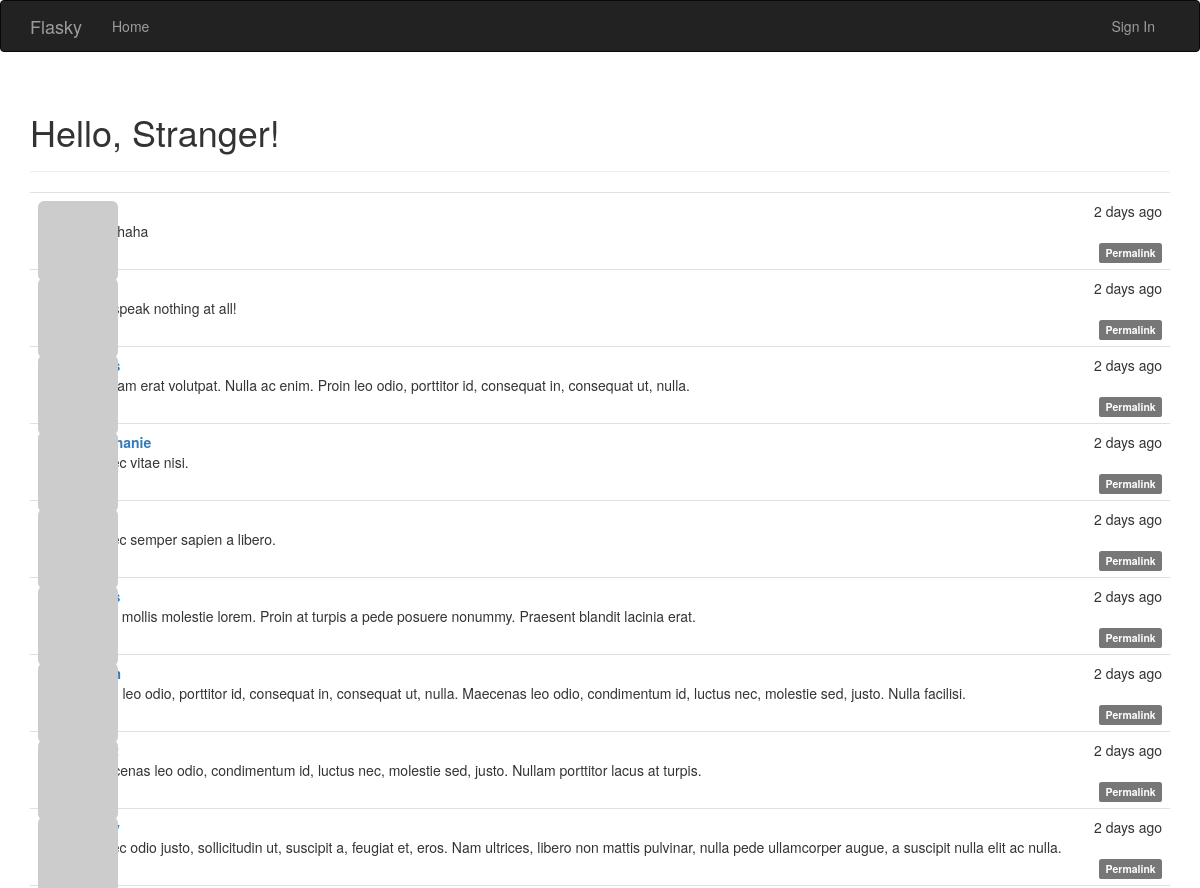
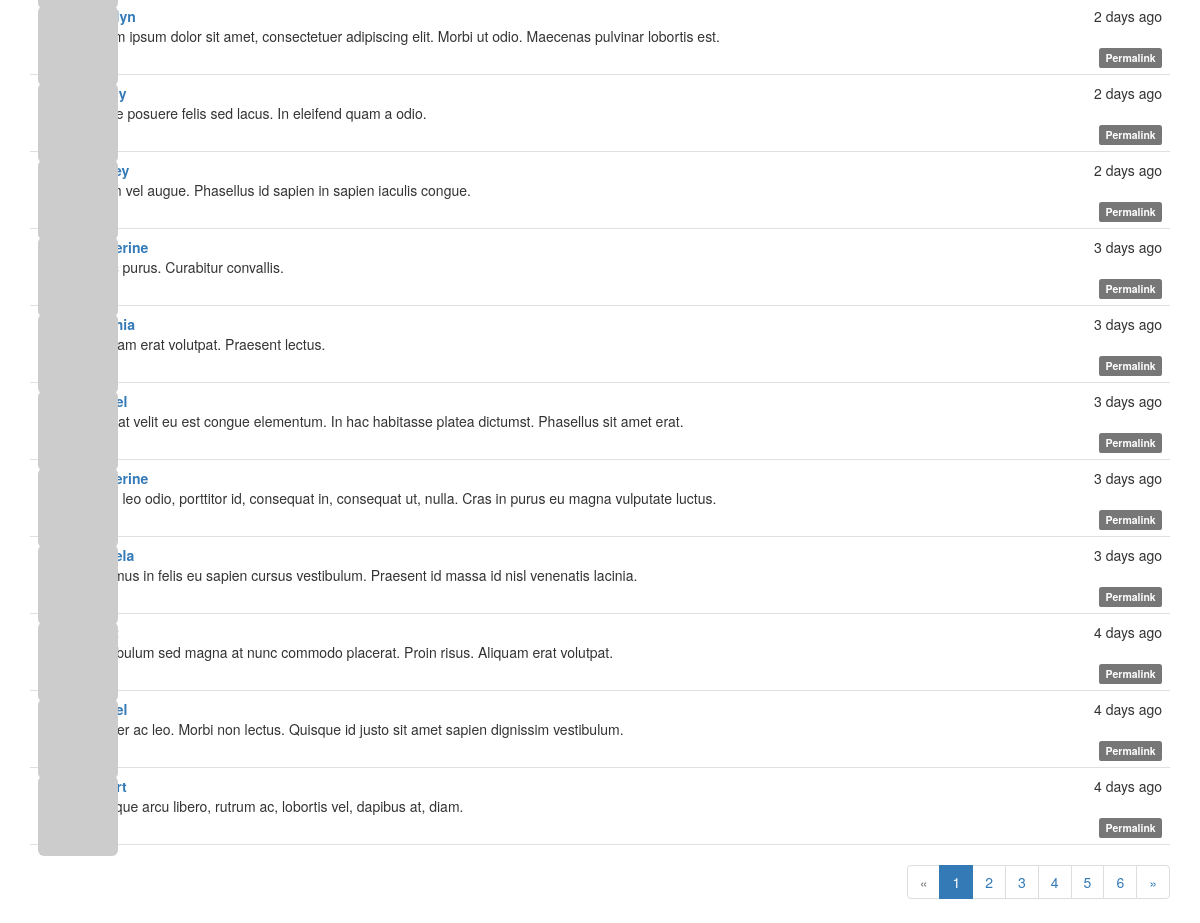
Before: / with the older database file (2 pictures, top to bottom).
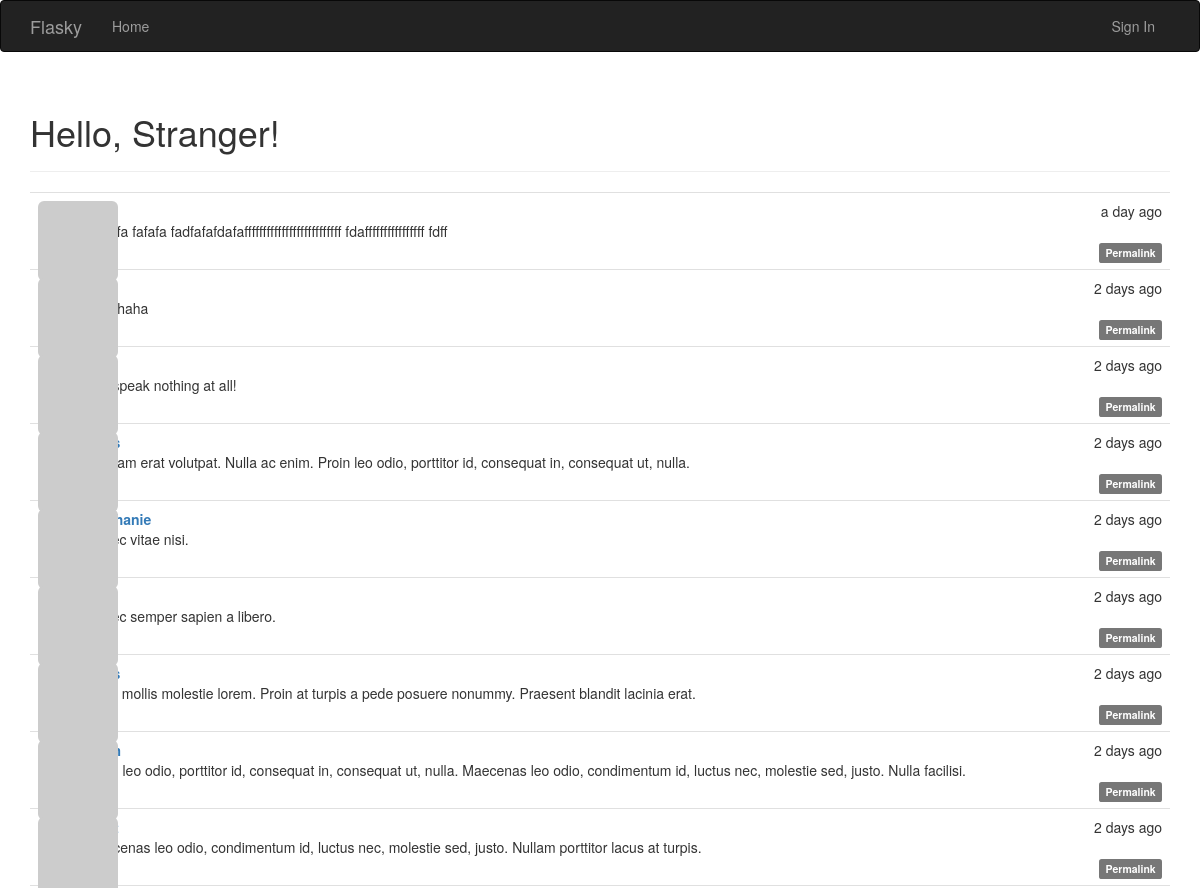
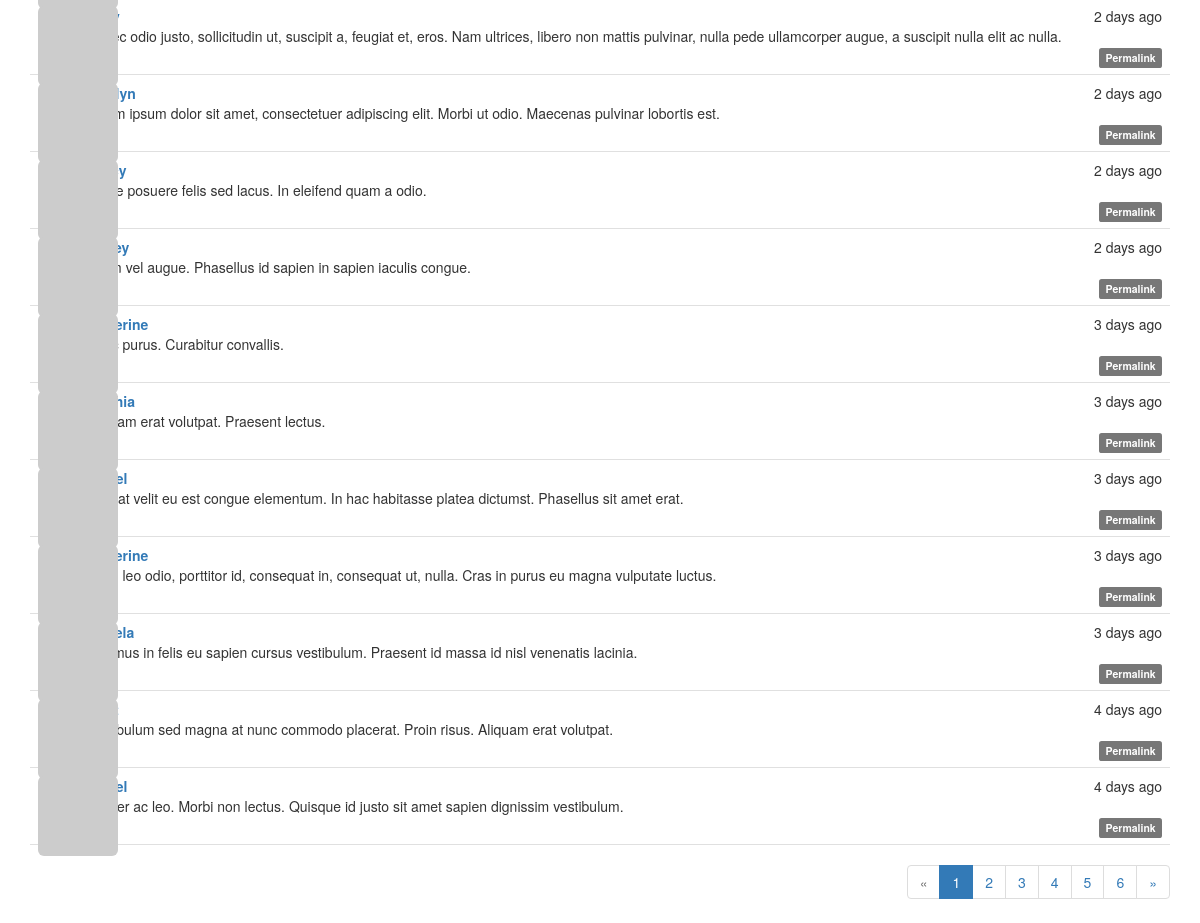
After: the same page with the newer database file (2 pictures, top to bottom).
### app/models.py (models this page shows, shortened)
class Post(db.Model):
    __tablename__ = 'posts'
    id = db.Column(db.Integer, primary_key=True)
    body = db.Column(db.Text)
    timestamp = db.Column(db.DateTime, index=True, default=datetime.utcnow)
    author_id = db.Column(db.Integer, db.ForeignKey('users.id'))
    body_html = db.Column(db.Text)

class User(UserMixin, db.Model):
    __tablename__ = 'users'
    id = db.Column(db.Integer, primary_key=True)
    email = db.Column(db.String(64), unique=True, index=True)
    username = db.Column(db.String(64), unique=True, index=True)
    password_hash = db.Column(db.String(128))
    role_id = db.Column(db.Integer, db.ForeignKey('roles.id'))
    confirmed = db.Column(db.Boolean, default=False)
    name = db.Column(db.String(64))
    location = db.Column(db.String(64))
    about_me = db.Column(db.Text())
    member_since = db.Column(db.DateTime(), default=datetime.utcnow)
    last_seen = db.Column(db.DateTime(), default=datetime.utcnow)
    avatar_hash = db.Column(db.String(32))
    posts = db.relationship('Post', backref='author', lazy='dynamic')
    @property
    def password(self):
        raise AttributeError('password is not a readable attribute')
    def gravatar(self, size=100, default='identicon', rating='g'):
        if request.is_secure:
            url = 'https://secure.gravatar.com/avatar'
        else:
            url = 'http://www.gravatar.com/avatar'
        hash = self.avatar_hash or hashlib.md5(self.email.encode('utf-8')).hexdigest()
        return '{url}/{hash}?s={size}&d={default}&r={rating}'.format(
            url=url, hash=hash, size=size, default=default, rating=rating)

### app/main/views.py (the view)
@main.route('/', methods=['GET', 'POST'])
def index():
    form = PostForm()
    if current_user.can(Permission.WRITE_ARTICLES) and \
        form.validate_on_submit():
        post = Post(body=form.body.data,
                    author=current_user._get_current_object())
        db.session.add(post)
        return redirect(url_for('.index'))
    page = request.args.get('page', 1, type=int)
    pagination = Post.query.order_by(Post.timestamp.desc()).paginate(
        page, per_page=current_app.config['FLASKY_POSTS_PER_PAGE'],
        error_out=False)
    posts = pagination.items
    return render_template('index.html', form=form, posts=posts,
                           pagination=pagination)

### app/auth/views.py (called while the page is built)
@auth.before_app_request
def before_request():
    if current_user.is_authenticated:
        current_user.ping()
        if not current_user.confirmed \
            and request.endpoint \
            and request.endpoint[:5] != 'auth.' \
            and request.endpoint != 'static':
            return redirect(url_for('auth.unconfirmed'))

### app/main/__init__.py (called while the page is built)
@main.app_context_processor
def inject_permission():
    return dict(Permission=Permission)

### app/models.py (called while the page is built)
    def can(self, permissions):
        return False

    def is_administrator(self):
        return False

### app/templates/index.html (shortened to what this page needs)
{% extends "base.html" %}
{% import "bootstrap/wtf.html" as wtf %}
{% import "_macros.html" as macro %}
{% block page_content %}
<div class="page-header">
    <h1>Hello, {% if current_user.is_authenticated %}{{ current_user.username }}{% else %}Stranger{% endif %}!</h1>
</div>
{% include '_posts.html' %}
<div class="pagination">
    {{ macro.pagination_widget(pagination, '.index') }}
</div>
{% endblock %}

### app/templates/_posts.html (shortened to what this page needs)
<ul class="posts">
    {% for post in posts %}
    <li class="post">
        <div class="post-thumbnail">
            <a href="{{ url_for('.user', username=post.author.username) }}">
                <img class="img-rounded profile-thumbnail"
                     src="{{ post.author.gravatar(size=40) }}">
            </a>
        </div>
        <div class="post-content">
            <div class="post-date">{{ moment(post.timestamp).fromNow() }}</div>
            <div class="post-author">
                <a href="{{ url_for('.user', username=post.author.username) }}">
                    {{ post.author.username }}
                </a>
            </div>
            <div class="post-body">{{ post.body }}</div>
            <div class="post-footer">
                <a href="{{ url_for('.post', id=post.id) }}">
                    <span class="label label-default">Permalink</span>
                </a>
            </div>
        </div>
    </li>
    {% endfor %}
</ul>

Changed rows visible on the page:
no longer on this page (row unchanged): Post: timestamp "4 days ago", body "Quisque arcu libero, rutrum ac, lobortis vel, dapibus at, diam."
added Post: timestamp "a day ago", body "dfafafa fafafa fadfafafdafaffffffffffffffffffffffffff fdaffffffffffffffff fdff"
